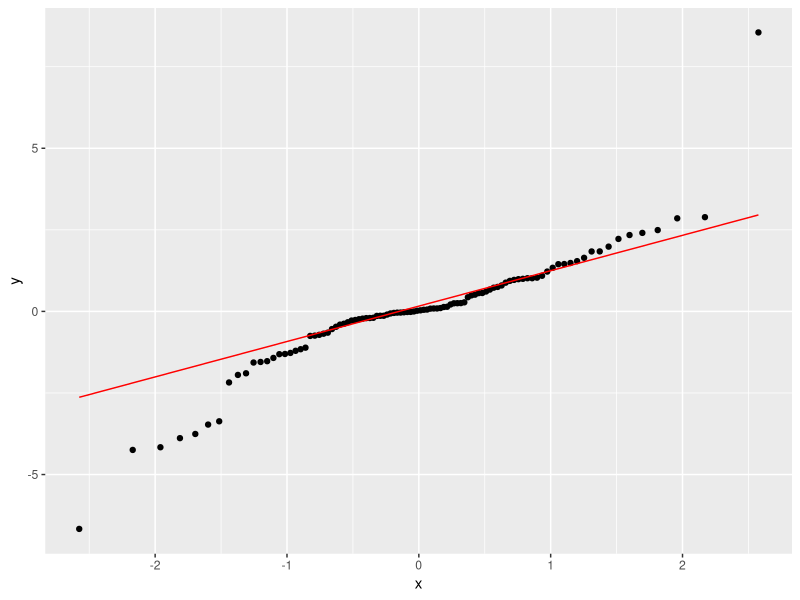

This figure's R source:
library(ggplot2)
library(tibble)

polt_qq <- function(x){
  ggplot2::ggplot(data=tibble::tibble(x=x), mapping=ggplot2::aes(sample=x)) +
    ggplot2::stat_qq() +
    ggplot2::geom_qq_line(color="red")
}

x <- rnorm(100, 0, 1)
x <- rlnorm(100, 0, 1) # log-normal
x <- -rexp(100) # negative exp dist
x <- rt(100, 2) # t dist with heavy tail
polt_qq(x)
